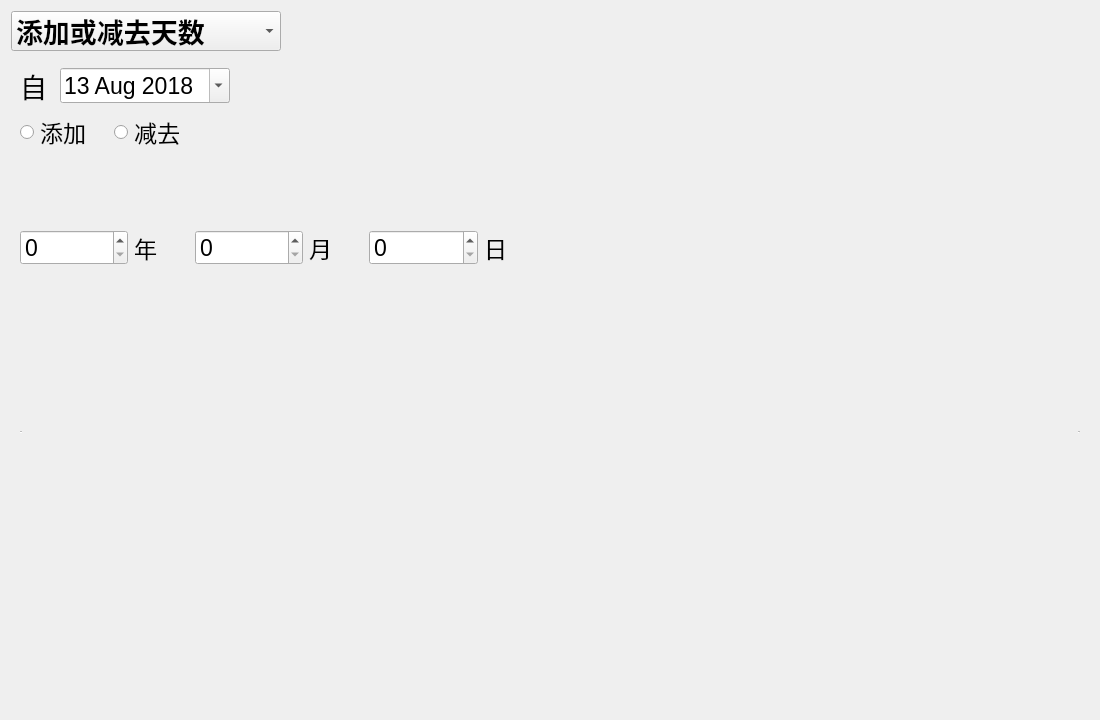
<?xml version="1.0" encoding="UTF-8"?>
<ui version="4.0">
 <class>Date</class>
 <widget class="QWidget" name="Date">
  <property name="geometry">
   <rect>
    <x>0</x>
    <y>0</y>
    <width>1100</width>
    <height>720</height>
   </rect>
  </property>
  <property name="windowTitle">
   <string>Form</string>
  </property>
  <layout class="QVBoxLayout" name="verticalLayout" stretch="1,12">
   <item>
    <layout class="QHBoxLayout" name="horizontalLayout" stretch="1,3">
     <item>
      <widget class="QComboBox" name="comboBox">
       <property name="sizePolicy">
        <sizepolicy hsizetype="Preferred" vsizetype="Preferred">
         <horstretch>0</horstretch>
         <verstretch>0</verstretch>
        </sizepolicy>
       </property>
       <property name="minimumSize">
        <size>
         <width>0</width>
         <height>0</height>
        </size>
       </property>
       <property name="maximumSize">
        <size>
         <width>16777215</width>
         <height>40</height>
        </size>
       </property>
       <property name="font">
        <font>
         <pointsize>20</pointsize>
         <weight>75</weight>
         <bold>true</bold>
        </font>
       </property>
       <property name="sizeAdjustPolicy">
        <enum>QComboBox::AdjustToContents</enum>
       </property>
       <item>
        <property name="text">
         <string>添加或减去天数</string>
        </property>
       </item>
       <item>
        <property name="text">
         <string>日期之间的相隔时间</string>
        </property>
       </item>
      </widget>
     </item>
     <item>
      <spacer name="horizontalSpacer">
       <property name="orientation">
        <enum>Qt::Horizontal</enum>
       </property>
       <property name="sizeHint" stdset="0">
        <size>
         <width>40</width>
         <height>20</height>
        </size>
       </property>
      </spacer>
     </item>
    </layout>
   </item>
   <item>
    <widget class="QStackedWidget" name="stackedWidget">
     <property name="currentIndex">
      <number>1</number>
     </property>
     <widget class="QWidget" name="page">
      <layout class="QVBoxLayout" name="verticalLayout_3" stretch="1,1,1,1,3,3">
       <item>
        <layout class="QHBoxLayout" name="horizontalLayout_5">
         <item>
          <widget class="QLabel" name="label_5">
           <property name="font">
            <font>
             <pointsize>17</pointsize>
            </font>
           </property>
           <property name="text">
            <string>自</string>
           </property>
          </widget>
         </item>
         <item>
          <spacer name="horizontalSpacer_5">
           <property name="orientation">
            <enum>Qt::Horizontal</enum>
           </property>
           <property name="sizeHint" stdset="0">
            <size>
             <width>40</width>
             <height>20</height>
            </size>
           </property>
          </spacer>
         </item>
        </layout>
       </item>
       <item>
        <layout class="QHBoxLayout" name="horizontalLayout_6">
         <item>
          <widget class="QDateEdit" name="dateEdit_2">
           <property name="font">
            <font>
             <pointsize>17</pointsize>
            </font>
           </property>
           <property name="calendarPopup">
            <bool>true</bool>
           </property>
           <property name="date">
            <date>
             <year>2018</year>
             <month>8</month>
             <day>13</day>
            </date>
           </property>
          </widget>
         </item>
         <item>
          <spacer name="horizontalSpacer_6">
           <property name="orientation">
            <enum>Qt::Horizontal</enum>
           </property>
           <property name="sizeHint" stdset="0">
            <size>
             <width>40</width>
             <height>20</height>
            </size>
           </property>
          </spacer>
         </item>
        </layout>
       </item>
       <item>
        <layout class="QHBoxLayout" name="horizontalLayout_7">
         <item>
          <widget class="QLabel" name="label_6">
           <property name="font">
            <font>
             <pointsize>17</pointsize>
            </font>
           </property>
           <property name="text">
            <string>至</string>
           </property>
          </widget>
         </item>
         <item>
          <spacer name="horizontalSpacer_7">
           <property name="orientation">
            <enum>Qt::Horizontal</enum>
           </property>
           <property name="sizeHint" stdset="0">
            <size>
             <width>40</width>
             <height>20</height>
            </size>
           </property>
          </spacer>
         </item>
        </layout>
       </item>
       <item>
        <layout class="QHBoxLayout" name="horizontalLayout_8">
         <item>
          <widget class="QDateEdit" name="dateEdit">
           <property name="font">
            <font>
             <pointsize>17</pointsize>
            </font>
           </property>
           <property name="calendarPopup">
            <bool>true</bool>
           </property>
           <property name="date">
            <date>
             <year>2019</year>
             <month>8</month>
             <day>13</day>
            </date>
           </property>
          </widget>
         </item>
         <item>
          <spacer name="horizontalSpacer_8">
           <property name="orientation">
            <enum>Qt::Horizontal</enum>
           </property>
           <property name="sizeHint" stdset="0">
            <size>
             <width>40</width>
             <height>20</height>
            </size>
           </property>
          </spacer>
         </item>
        </layout>
       </item>
       <item>
        <widget class="QTextEdit" name="textEdit_out">
         <property name="enabled">
          <bool>false</bool>
         </property>
         <property name="font">
          <font>
           <pointsize>20</pointsize>
           <weight>75</weight>
           <bold>true</bold>
          </font>
         </property>
         <property name="frameShape">
          <enum>QFrame::HLine</enum>
         </property>
        </widget>
       </item>
       <item>
        <spacer name="verticalSpacer_2">
         <property name="orientation">
          <enum>Qt::Vertical</enum>
         </property>
         <property name="sizeHint" stdset="0">
          <size>
           <width>20</width>
           <height>40</height>
          </size>
         </property>
        </spacer>
       </item>
      </layout>
     </widget>
     <widget class="QWidget" name="page_2">
      <layout class="QVBoxLayout" name="verticalLayout_2" stretch="1,1,3,3,3">
       <item>
        <layout class="QHBoxLayout" name="horizontalLayout_2" stretch="1,5,25">
         <item>
          <widget class="QLabel" name="label">
           <property name="font">
            <font>
             <pointsize>20</pointsize>
            </font>
           </property>
           <property name="text">
            <string>自</string>
           </property>
          </widget>
         </item>
         <item>
          <widget class="QDateEdit" name="dateEdit_3">
           <property name="font">
            <font>
             <pointsize>17</pointsize>
             <weight>50</weight>
             <bold>false</bold>
             <kerning>true</kerning>
            </font>
           </property>
           <property name="calendarPopup">
            <bool>true</bool>
           </property>
           <property name="date">
            <date>
             <year>2018</year>
             <month>8</month>
             <day>13</day>
            </date>
           </property>
          </widget>
         </item>
         <item>
          <spacer name="horizontalSpacer_2">
           <property name="orientation">
            <enum>Qt::Horizontal</enum>
           </property>
           <property name="sizeHint" stdset="0">
            <size>
             <width>40</width>
             <height>20</height>
            </size>
           </property>
          </spacer>
         </item>
        </layout>
       </item>
       <item>
        <layout class="QHBoxLayout" name="horizontalLayout_3" stretch="1,1,10">
         <item>
          <widget class="QRadioButton" name="radioButton_add">
           <property name="font">
            <font>
             <pointsize>17</pointsize>
            </font>
           </property>
           <property name="text">
            <string>添加</string>
           </property>
          </widget>
         </item>
         <item>
          <widget class="QRadioButton" name="radioButton_sub">
           <property name="font">
            <font>
             <pointsize>17</pointsize>
            </font>
           </property>
           <property name="text">
            <string>减去</string>
           </property>
          </widget>
         </item>
         <item>
          <spacer name="horizontalSpacer_3">
           <property name="orientation">
            <enum>Qt::Horizontal</enum>
           </property>
           <property name="sizeHint" stdset="0">
            <size>
             <width>40</width>
             <height>20</height>
            </size>
           </property>
          </spacer>
         </item>
        </layout>
       </item>
       <item>
        <layout class="QHBoxLayout" name="horizontalLayout_4" stretch="2,1,2,1,2,1,10">
         <item>
          <widget class="QSpinBox" name="spinBox_year">
           <property name="font">
            <font>
             <pointsize>17</pointsize>
            </font>
           </property>
          </widget>
         </item>
         <item>
          <widget class="QLabel" name="label_2">
           <property name="font">
            <font>
             <pointsize>17</pointsize>
            </font>
           </property>
           <property name="text">
            <string>年</string>
           </property>
          </widget>
         </item>
         <item>
          <widget class="QSpinBox" name="spinBox_month">
           <property name="font">
            <font>
             <pointsize>17</pointsize>
            </font>
           </property>
          </widget>
         </item>
         <item>
          <widget class="QLabel" name="label_3">
           <property name="font">
            <font>
             <pointsize>17</pointsize>
            </font>
           </property>
           <property name="text">
            <string>月</string>
           </property>
          </widget>
         </item>
         <item>
          <widget class="QSpinBox" name="spinBox_day">
           <property name="font">
            <font>
             <pointsize>17</pointsize>
            </font>
           </property>
          </widget>
         </item>
         <item>
          <widget class="QLabel" name="label_4">
           <property name="font">
            <font>
             <pointsize>17</pointsize>
            </font>
           </property>
           <property name="text">
            <string>日</string>
           </property>
          </widget>
         </item>
         <item>
          <spacer name="horizontalSpacer_4">
           <property name="orientation">
            <enum>Qt::Horizontal</enum>
           </property>
           <property name="sizeHint" stdset="0">
            <size>
             <width>40</width>
             <height>20</height>
            </size>
           </property>
          </spacer>
         </item>
        </layout>
       </item>
       <item>
        <widget class="QTextEdit" name="textEdit_out2">
         <property name="enabled">
          <bool>false</bool>
         </property>
         <property name="font">
          <font>
           <pointsize>17</pointsize>
           <weight>50</weight>
           <bold>false</bold>
          </font>
         </property>
         <property name="frameShape">
          <enum>QFrame::HLine</enum>
         </property>
         <property name="html">
          <string>&lt;!DOCTYPE HTML PUBLIC &quot;-//W3C//DTD HTML 4.0//EN&quot; &quot;http://www.w3.org/TR/REC-html40/strict.dtd&quot;&gt;
&lt;html&gt;&lt;head&gt;&lt;meta name=&quot;qrichtext&quot; content=&quot;1&quot; /&gt;&lt;style type=&quot;text/css&quot;&gt;
p, li { white-space: pre-wrap; }
&lt;/style&gt;&lt;/head&gt;&lt;body style=&quot; font-family:'SimSun'; font-size:17pt; font-weight:400; font-style:normal;&quot;&gt;
&lt;p style=&quot;-qt-paragraph-type:empty; margin-top:0px; margin-bottom:0px; margin-left:0px; margin-right:0px; -qt-block-indent:0; text-indent:0px; font-size:16pt;&quot;&gt;&lt;br /&gt;&lt;/p&gt;&lt;/body&gt;&lt;/html&gt;</string>
         </property>
        </widget>
       </item>
       <item>
        <spacer name="verticalSpacer">
         <property name="orientation">
          <enum>Qt::Vertical</enum>
         </property>
         <property name="sizeHint" stdset="0">
          <size>
           <width>20</width>
           <height>40</height>
          </size>
         </property>
        </spacer>
       </item>
      </layout>
     </widget>
    </widget>
   </item>
  </layout>
 </widget>
 <resources/>
 <connections/>
</ui>
